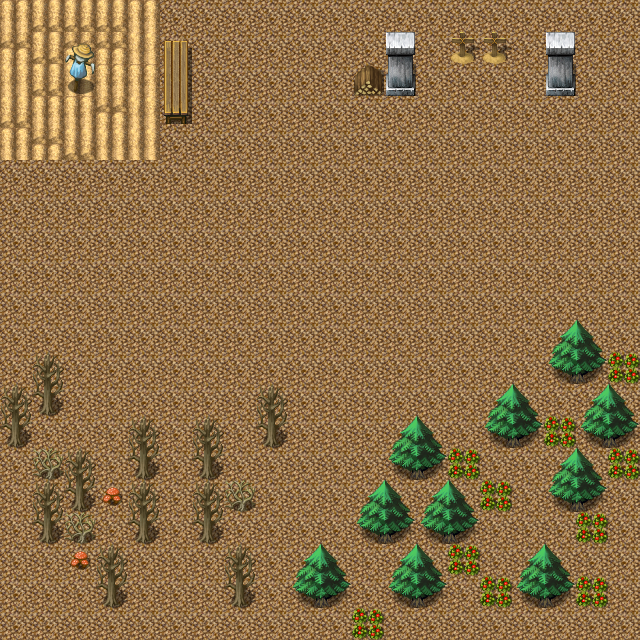

A 2D game scene composited from a Tiled map and its tileset images. What follows is a short description and the map's XML, with every tile layer's data as written:
An orthogonal 20x20 tile map with 32x32 px tiles, 3 tile layers (Tile Layer 1, Front, d).

<map version="1.4" tiledversion="2021.01.13" orientation="orthogonal" renderorder="right-down" width="20" height="20" tilewidth="32" tileheight="32" infinite="0" nextlayerid="4" nextobjectid="1">
 <tileset firstgid="1" source="tiles.tsx" />
 <layer id="1" name="Tile Layer 1" width="20" height="20">
  <data encoding="csv">
75,75,75,75,75,75,75,75,75,75,75,75,75,75,75,75,75,75,75,75,
75,75,75,75,75,75,75,75,75,75,75,75,75,75,75,75,75,75,75,75,
75,75,75,75,75,75,75,75,75,75,75,75,75,75,75,75,75,75,75,75,
75,75,75,75,75,75,75,75,75,75,75,75,75,75,75,75,75,75,75,75,
75,75,75,75,75,75,75,75,75,75,75,75,75,75,75,75,75,75,75,75,
75,75,75,75,75,75,75,75,75,75,75,75,75,75,75,75,75,75,75,75,
75,75,75,75,75,75,75,75,75,75,75,75,75,75,75,75,75,75,75,75,
75,75,75,75,75,75,75,75,75,75,75,75,75,75,75,75,75,75,75,75,
75,75,75,75,75,75,75,75,75,75,75,75,75,75,75,75,75,75,75,75,
75,75,75,75,75,75,75,75,75,75,75,75,75,75,75,75,75,75,75,75,
75,75,75,75,75,75,75,75,75,75,75,75,75,75,75,75,75,75,75,75,
75,75,75,75,75,75,75,75,75,75,75,75,75,75,75,75,75,75,75,75,
75,75,75,75,75,75,75,75,75,75,75,75,75,75,75,75,75,75,75,75,
75,75,75,75,75,75,75,75,75,75,75,75,75,75,75,75,75,75,75,75,
75,75,75,75,75,75,75,75,75,75,75,75,75,75,75,75,75,75,75,75,
75,75,75,75,75,75,75,75,75,75,75,75,75,75,75,75,75,75,75,75,
75,75,75,75,75,75,75,75,75,75,75,75,75,75,75,75,75,75,75,75,
75,75,75,75,75,75,75,75,75,75,75,75,75,75,75,75,75,75,75,75,
75,75,75,75,75,75,75,75,75,75,75,75,75,75,75,75,75,75,75,75,
75,75,75,75,75,75,75,75,75,75,75,75,75,75,75,75,75,75,75,75
</data>
 </layer>
 <layer id="2" name="Front" width="20" height="20">
  <data encoding="csv">
417,449,449,449,417,0,0,0,0,0,0,0,0,0,0,0,0,0,0,0,
450,449,450,450,418,0,0,0,0,0,0,0,1737,0,999,999,0,1737,0,0,
418,449,418,417,417,0,0,0,0,0,0,1091,1769,0,0,0,0,1769,0,0,
449,417,417,450,418,0,0,0,0,0,0,0,0,0,1,1,1,0,0,0,
417,450,449,418,418,0,0,0,0,0,0,0,0,1,1,1,1,0,0,0,
0,0,0,0,0,0,0,0,0,0,0,0,0,1,1,1,1,0,0,0,
0,0,0,0,0,0,0,0,0,0,0,0,0,1,1,0,0,0,0,0,
0,0,0,0,0,0,0,0,0,0,0,0,0,0,0,0,0,0,0,0,
1,1,1,1,1,1,1,1,1,1,1,1,1,1,1,1,1,1,1,1,
0,0,0,0,0,0,0,0,0,0,0,0,0,0,0,0,0,0,0,0,
0,0,0,0,0,0,0,0,0,0,0,0,0,0,0,0,0,1505,1506,0,
0,1121,0,0,0,0,0,0,0,0,0,0,0,0,0,0,0,1537,1538,1093,
1121,1153,0,0,0,0,0,0,1121,0,0,0,0,0,0,1505,1506,0,1505,1506,
1153,0,0,0,1121,0,1121,0,1153,0,0,0,1505,1506,0,1537,1538,1093,1537,1538,
0,1154,1121,0,1153,0,1153,0,0,0,0,0,1537,1538,1093,0,0,1505,1506,1093,
0,1121,1153,1124,1121,0,1121,1154,0,0,0,1505,1506,1505,1506,1093,0,1537,1538,0,
0,1153,1154,0,1153,0,1153,0,0,0,0,1537,1538,1537,1538,0,0,0,1093,0,
0,0,1124,1121,0,0,0,1121,0,1505,1506,0,1505,1506,1093,0,1505,1506,0,0,
0,0,0,1153,0,0,0,1153,0,1537,1538,0,1537,1538,0,1093,1537,1538,1093,0,
0,0,0,0,0,0,0,0,0,0,0,1093,0,0,0,0,0,0,0,0
</data>
 </layer>
 <layer id="3" name="d" width="20" height="20">
  <data encoding="csv">
0,0,0,0,0,0,0,0,0,0,0,0,0,0,0,0,0,0,0,0,
0,0,1634,0,0,1633,0,0,0,0,0,0,0,0,0,0,0,0,0,0,
0,0,1666,0,0,1665,0,0,0,0,0,0,0,0,0,0,0,0,0,0,
0,0,0,0,0,1697,0,0,0,0,0,0,0,0,0,0,0,0,0,0,
0,0,0,0,0,0,0,0,0,0,0,0,0,0,0,0,0,0,0,0,
0,0,0,0,0,0,0,0,0,0,0,0,0,0,0,0,0,0,0,0,
0,0,0,0,0,0,0,0,0,0,0,0,0,0,0,0,0,0,0,0,
0,0,0,0,0,0,0,0,0,0,0,0,0,0,0,0,0,0,0,0,
0,0,0,0,0,0,0,0,0,0,0,0,0,0,0,0,0,0,0,0,
0,0,0,0,0,0,0,0,0,0,0,0,0,0,0,0,0,0,0,0,
0,0,0,0,0,0,0,0,0,0,0,0,0,0,0,0,0,0,0,0,
0,0,0,0,0,0,0,0,0,0,0,0,0,0,0,0,0,0,0,0,
0,0,0,0,0,0,0,0,0,0,0,0,0,0,0,0,0,0,0,0,
0,0,0,0,0,0,0,0,0,0,0,0,0,0,0,0,0,0,0,0,
0,0,0,0,0,0,0,0,0,0,0,0,0,0,0,0,0,0,0,0,
0,0,0,0,0,0,0,0,0,0,0,0,0,0,0,0,0,0,0,0,
0,0,0,0,0,0,0,0,0,0,0,0,0,0,0,0,0,0,0,0,
0,0,0,0,0,0,0,0,0,0,0,0,0,0,0,0,0,0,0,0,
0,0,0,0,0,0,0,0,0,0,0,0,0,0,0,0,0,0,0,0,
0,0,0,0,0,0,0,0,0,0,0,0,0,0,0,0,0,0,0,0
</data>
 </layer>
</map>
